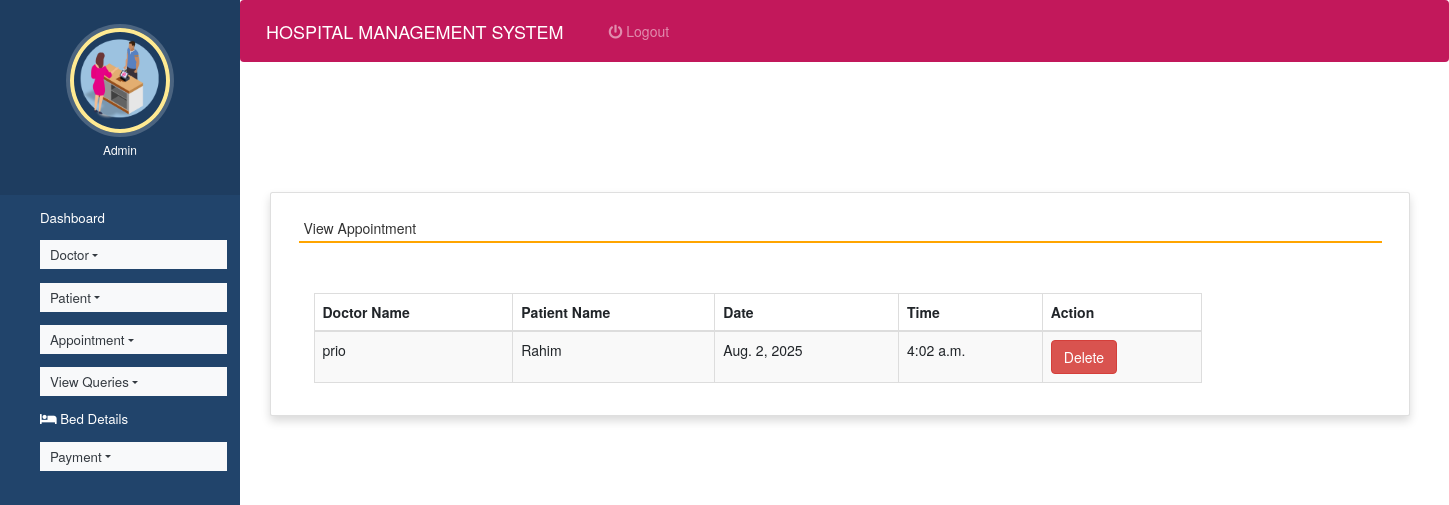
Screenshot of /view_appointment (signed in) with the database file from the repository.
### hospitals/models.py (models this page shows, shortened)
class Appointment(models.Model):
    doctor = models.ForeignKey(Doctor,on_delete=models.CASCADE)
    patient = models.ForeignKey(Patient, on_delete=models.CASCADE)
    date1 = models.DateField()
    time1 = models.TimeField()

class Doctor(models.Model):
    name = models.CharField(max_length=100)
    mobile = models.CharField(max_length=20)
    special = models.CharField(max_length=100)
    shift_date = models.DateField(null=True, blank=True)
    shift_start_time = models.TimeField(null=True, blank=True)
    shift_end_time = models.TimeField(null=True, blank=True)
    def __str__(self):
       return self.name;

class Patient(models.Model):
    name = models.CharField(max_length=50)
    gender = models.CharField(max_length=10)
    mobile = models.IntegerField(null=True)
    address = models.CharField(max_length=50)
    department = models.CharField(null=True, blank=True)
    bed_number = models.CharField(null=True, blank=True)
    def __str__(self):
       return self.name;

### hospitals/views.py (the view)
# urls.py: path('view_appointment', view_appointment, name='view_appointment'),
def view_appointment(request):
    if not request.user.is_staff:
        return redirect('login')
    appointment = Appointment.objects.all()
    d = {'appointment':appointment}
    return render(request,'view_appointment.html', d)

### hospitals/templates/view_appointment.html (shortened to what this page needs)
{% extends 'admin_nav.html' %}
{% load static %}
{% block content %}
<link rel="stylesheet" href="https://maxcdn.bootstrapcdn.com/bootstrap/3.4.1/css/bootstrap.min.css">
  <link rel="stylesheet" href="https://cdnjs.cloudflare.com/ajax/libs/font-awesome/4.7.0/css/font-awesome.min.css">
  <link rel="stylesheet" href="https://use.fontawesome.com/releases/v5.6.3/css/all.css">
<br><br><br><br>
<div class="container card shadow m-5">
    <div class="card-body">
        <h5 class="p-2" style="border-bottom: 2px solid orange">View Appointment</h5>
		<div class="container mt-5">
		<table id="example" class="table table-striped table-bordered table-sm" style="width:80%">
			<thead>
				<tr>
					<th>Doctor Name</th>
					<th>Patient Name</th>
                    <th>Date</th>
					<th>Time</th>
					<th>Action</th>
				</tr>
			</thead>
			<tbody>
            {% for i in appointment %}
			<tr>
				<td>{{i.doctor}}</td>
				<td>{{i.patient}}</td>
				<td>{{i.date1}}</td>
				<td>{{i.time1}}</td>
				<td><a href="{% url 'delete_appointment' i.id %}" onclick="return confirm('Are you ready to delete this record ?')" class="btn btn-danger">Delete</a></td>
			</tr>
			{% endfor %}
			</tbody>
		</table>
	 </div>
	</div>
</div>
{% endblock content %}

### hospitals/static/style.css (style rules this page uses)
body { padding-left: 240px; }

### hospitals/templates/admin_nav.html (style rules this page uses)
a:link { text-decoration: none; }
a { color: white; }
body { padding-left: 240px; }

### rows the page displays
Appointment: doctor "prio", patient "Rahim", date1 "Aug. 2, 2025", time1 "4:02 a.m."
